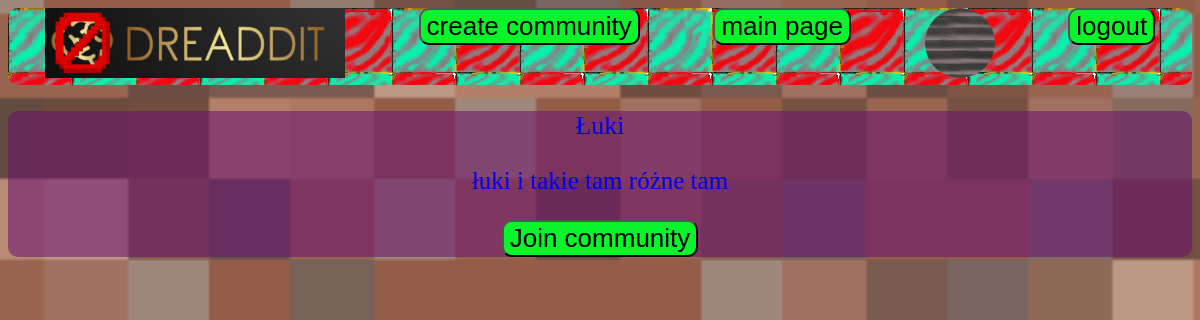
The app's page / (signed in), older data.
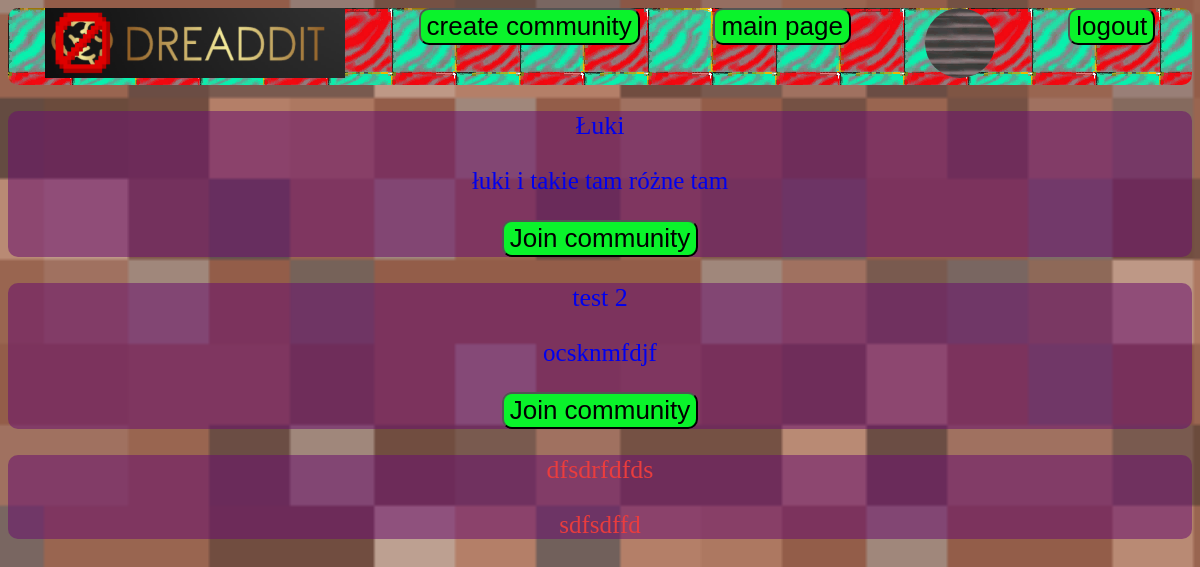
The same page, newer data.
### social_news/models.py (models this page shows)
class Profile(models.Model):
    user = models.OneToOneField(User, on_delete=models.CASCADE, unique=True)
    image = models.ImageField(upload_to="social_news/files/profiles")

class Community(models.Model):
    name = models.CharField(max_length=255)
    description = models.TextField()
    user_creator = models.ForeignKey(User, on_delete=models.CASCADE)
    users = models.ManyToManyField(User, related_name='users_in_community')

### social_news/views.py (the view)
# urls.py: path('', StartPageView.as_view(), name='start_page'),
class StartPageView(LoginRequiredMixin, View):
    def get(self, request):
        communities = Community.objects.all()
        return render(request, 'social_news/start_page.html', {'communities': communities})

### social_news/context_proccessors.py (called while the page is built)
def Profile_CTX(request):
    return {
        "Profile_CTX": Profile.objects.all()
    }

### templates/social_news/start_page.html
{% extends 'base.html' %}
{% block content %}
{% for community in communities %}
    <a href="{% url 'community_detail_view' community.id%}">
    <div class="community_tile">
            <p>{{ community.name }}</p>
            <p class="description">{{ community.description }}</p>
        {% if community.user_creator != user %}
       <a href="{% url 'join_comm' community.id%}"><button>Join community</button></a>
        {% endif %}
    </div>
    </a>
     {% endfor %}
{% endblock %}

### templates/top_bar.html (shortened to what this page needs)
<div class="top_bar">
    {% load static %}
    <img class=logo src="{% static 'logo.png' %}">
        {% if user.is_authenticated %}
             <a href="{% url 'add_community' %}"><button>create community</button></a>
            <div><a href="{% url 'start_page' %}"><button>main page</button></a></div>
            {% for pic in Profile_CTX %}
                {% if pic.user == user %}
                  <a href="{% url 'user_profile' %}"><img class="profile_picture_smaller" src="/{{ pic.image }}"></a>
                {% endif %}
            {% endfor %}
            <form method="post" action="{% url 'logout_view' %}">
            <button type="submit">logout</button>
            </form>
        {% else %}
            <div>
           <a href="{% url 'login_view' %}"><button>login</button></a>
           <a href="{% url 'register_view' %}"><button>register</button></a>
            </div>
        {% endif %}
    </div>

Row changes from the older to the newer data that the page shows:
added Community: name "test 2", description "ocsknmfdjf", shows "Join community"
added Community: name "dfsdrfdfds", description "sdfsdffd"
